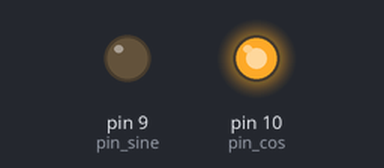
Simulated run of this sketch. Board: Arduino Uno, built with avr-gcc and run on an emulated ATmega328P. On the bench: output pins drawn as LEDs (lit = HIGH).

Above: at 0.15 s.
At 3.3 s:
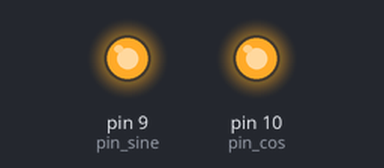
At 6.22 s:
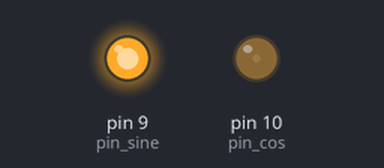
Timing chart, 0 to 6.8 s (numbered marks = the images above):
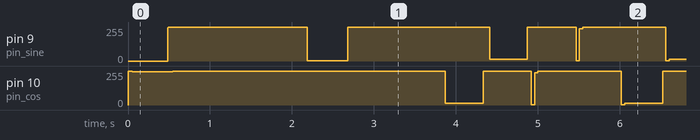

The sketch:

sound.ino
```cpp
int pin_sine=9;
int pin_cos=10;
int amp_sine=0;
int amp_cos=0;

long frequency=1;

long _time=0;
void setup() {
  // put your setup code here, to run once:
  //pinMode(9,OUTPUT);
  //pinMode(10,OUTPUT);
  Serial.begin(9600);

}

void loop() {
  // put your main code here, to run repeatedly:

  amp_sine=255*sin(2*3.142*frequency*_time);
  amp_cos=255*cos(2*3.142*frequency*_time);

  //if (amp_sine<0)
  //amp_sine=-amp_sine;

  //if (amp_cos<0)
  //amp_cos=-amp_cos;


  analogWrite(pin_sine,amp_sine);
  analogWrite(pin_cos,amp_cos);

  _time+=1;


}
```
